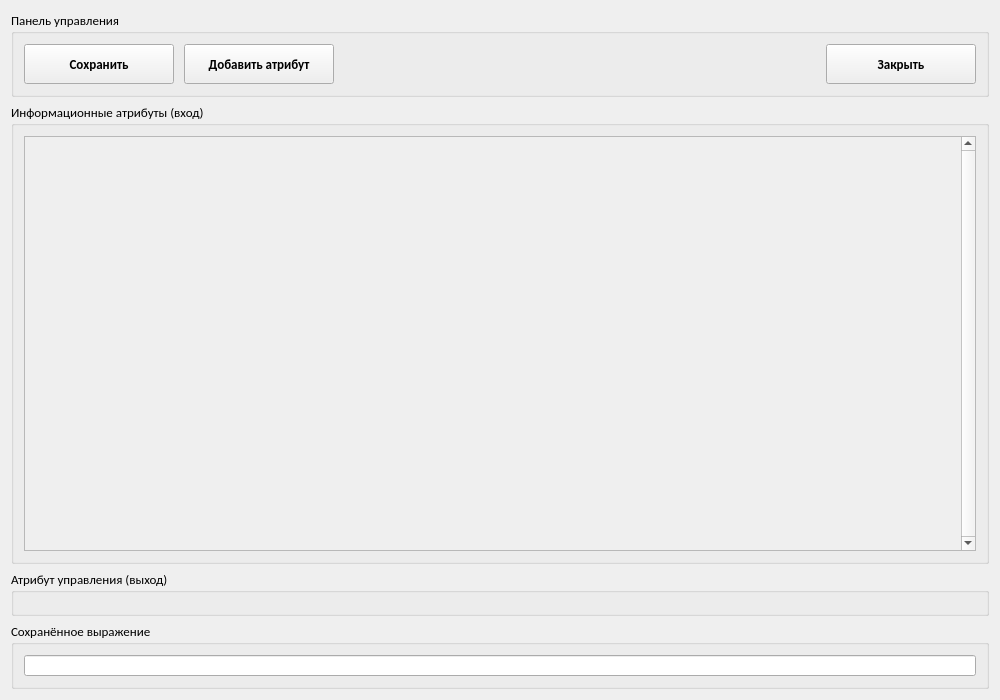
<?xml version="1.0" encoding="UTF-8"?>
<ui version="4.0">
 <class>pp_editor_window</class>
 <widget class="QWidget" name="pp_editor_window">
  <property name="geometry">
   <rect>
    <x>0</x>
    <y>0</y>
    <width>1000</width>
    <height>700</height>
   </rect>
  </property>
  <property name="sizePolicy">
   <sizepolicy hsizetype="Preferred" vsizetype="Preferred">
    <horstretch>0</horstretch>
    <verstretch>0</verstretch>
   </sizepolicy>
  </property>
  <property name="maximumSize">
   <size>
    <width>16777215</width>
    <height>16777215</height>
   </size>
  </property>
  <property name="font">
   <font>
    <family>Calibri</family>
    <pointsize>10</pointsize>
   </font>
  </property>
  <property name="windowTitle">
   <string>Редактор продукционного правила</string>
  </property>
  <layout class="QVBoxLayout" name="verticalLayout_2">
   <item>
    <widget class="QGroupBox" name="groupBox_3">
     <property name="sizePolicy">
      <sizepolicy hsizetype="Preferred" vsizetype="Preferred">
       <horstretch>0</horstretch>
       <verstretch>0</verstretch>
      </sizepolicy>
     </property>
     <property name="minimumSize">
      <size>
       <width>0</width>
       <height>0</height>
      </size>
     </property>
     <property name="maximumSize">
      <size>
       <width>16777215</width>
       <height>16777215</height>
      </size>
     </property>
     <property name="title">
      <string>Панель управления</string>
     </property>
     <layout class="QHBoxLayout" name="horizontalLayout_3">
      <property name="spacing">
       <number>10</number>
      </property>
      <property name="leftMargin">
       <number>10</number>
      </property>
      <property name="topMargin">
       <number>10</number>
      </property>
      <property name="rightMargin">
       <number>10</number>
      </property>
      <property name="bottomMargin">
       <number>10</number>
      </property>
      <item>
       <widget class="QPushButton" name="button_save">
        <property name="sizePolicy">
         <sizepolicy hsizetype="Minimum" vsizetype="Fixed">
          <horstretch>0</horstretch>
          <verstretch>0</verstretch>
         </sizepolicy>
        </property>
        <property name="minimumSize">
         <size>
          <width>150</width>
          <height>40</height>
         </size>
        </property>
        <property name="font">
         <font>
          <weight>75</weight>
          <bold>true</bold>
         </font>
        </property>
        <property name="cursor">
         <cursorShape>PointingHandCursor</cursorShape>
        </property>
        <property name="text">
         <string>Сохранить</string>
        </property>
        <property name="iconSize">
         <size>
          <width>24</width>
          <height>24</height>
         </size>
        </property>
       </widget>
      </item>
      <item>
       <widget class="QPushButton" name="button_add_attribute">
        <property name="sizePolicy">
         <sizepolicy hsizetype="Minimum" vsizetype="Fixed">
          <horstretch>0</horstretch>
          <verstretch>0</verstretch>
         </sizepolicy>
        </property>
        <property name="minimumSize">
         <size>
          <width>150</width>
          <height>40</height>
         </size>
        </property>
        <property name="font">
         <font>
          <weight>75</weight>
          <bold>true</bold>
         </font>
        </property>
        <property name="cursor">
         <cursorShape>PointingHandCursor</cursorShape>
        </property>
        <property name="text">
         <string>Добавить атрибут</string>
        </property>
        <property name="iconSize">
         <size>
          <width>24</width>
          <height>24</height>
         </size>
        </property>
       </widget>
      </item>
      <item>
       <spacer name="horizontalSpacer">
        <property name="orientation">
         <enum>Qt::Horizontal</enum>
        </property>
        <property name="sizeHint" stdset="0">
         <size>
          <width>40</width>
          <height>20</height>
         </size>
        </property>
       </spacer>
      </item>
      <item>
       <widget class="QPushButton" name="button_exit">
        <property name="sizePolicy">
         <sizepolicy hsizetype="Minimum" vsizetype="Fixed">
          <horstretch>0</horstretch>
          <verstretch>0</verstretch>
         </sizepolicy>
        </property>
        <property name="minimumSize">
         <size>
          <width>150</width>
          <height>40</height>
         </size>
        </property>
        <property name="font">
         <font>
          <weight>75</weight>
          <bold>true</bold>
         </font>
        </property>
        <property name="cursor">
         <cursorShape>PointingHandCursor</cursorShape>
        </property>
        <property name="text">
         <string>Закрыть</string>
        </property>
        <property name="iconSize">
         <size>
          <width>24</width>
          <height>24</height>
         </size>
        </property>
       </widget>
      </item>
     </layout>
    </widget>
   </item>
   <item>
    <widget class="QGroupBox" name="groupBox_2">
     <property name="sizePolicy">
      <sizepolicy hsizetype="Preferred" vsizetype="Preferred">
       <horstretch>0</horstretch>
       <verstretch>0</verstretch>
      </sizepolicy>
     </property>
     <property name="title">
      <string>Информационные атрибуты (вход)</string>
     </property>
     <layout class="QVBoxLayout" name="verticalLayout_3">
      <property name="spacing">
       <number>10</number>
      </property>
      <property name="leftMargin">
       <number>10</number>
      </property>
      <property name="topMargin">
       <number>10</number>
      </property>
      <property name="rightMargin">
       <number>10</number>
      </property>
      <property name="bottomMargin">
       <number>10</number>
      </property>
      <item>
       <widget class="QScrollArea" name="scroll_attribute">
        <property name="minimumSize">
         <size>
          <width>0</width>
          <height>0</height>
         </size>
        </property>
        <property name="maximumSize">
         <size>
          <width>16777215</width>
          <height>16777215</height>
         </size>
        </property>
        <property name="font">
         <font>
          <family>Calibri</family>
          <pointsize>10</pointsize>
         </font>
        </property>
        <property name="layoutDirection">
         <enum>Qt::LeftToRight</enum>
        </property>
        <property name="styleSheet">
         <string notr="true"/>
        </property>
        <property name="frameShape">
         <enum>QFrame::StyledPanel</enum>
        </property>
        <property name="verticalScrollBarPolicy">
         <enum>Qt::ScrollBarAlwaysOn</enum>
        </property>
        <property name="horizontalScrollBarPolicy">
         <enum>Qt::ScrollBarAlwaysOff</enum>
        </property>
        <property name="widgetResizable">
         <bool>true</bool>
        </property>
        <property name="alignment">
         <set>Qt::AlignLeading|Qt::AlignLeft|Qt::AlignVCenter</set>
        </property>
        <widget class="QWidget" name="scrollAreaWidgetContents_2">
         <property name="geometry">
          <rect>
           <x>0</x>
           <y>0</y>
           <width>941</width>
           <height>451</height>
          </rect>
         </property>
         <property name="autoFillBackground">
          <bool>true</bool>
         </property>
         <layout class="QVBoxLayout" name="verticalLayout_6">
          <property name="spacing">
           <number>0</number>
          </property>
          <property name="leftMargin">
           <number>0</number>
          </property>
          <property name="topMargin">
           <number>0</number>
          </property>
          <property name="rightMargin">
           <number>0</number>
          </property>
          <property name="bottomMargin">
           <number>0</number>
          </property>
          <item>
           <layout class="QVBoxLayout" name="layout_scroll_attribute">
            <property name="spacing">
             <number>10</number>
            </property>
            <property name="leftMargin">
             <number>10</number>
            </property>
            <property name="topMargin">
             <number>10</number>
            </property>
            <property name="rightMargin">
             <number>10</number>
            </property>
            <property name="bottomMargin">
             <number>10</number>
            </property>
           </layout>
          </item>
          <item>
           <spacer name="vertical_spacer_attribute">
            <property name="orientation">
             <enum>Qt::Vertical</enum>
            </property>
            <property name="sizeHint" stdset="0">
             <size>
              <width>20</width>
              <height>40</height>
             </size>
            </property>
           </spacer>
          </item>
         </layout>
        </widget>
       </widget>
      </item>
     </layout>
    </widget>
   </item>
   <item>
    <widget class="QGroupBox" name="group_output_attribute">
     <property name="sizePolicy">
      <sizepolicy hsizetype="Preferred" vsizetype="Preferred">
       <horstretch>0</horstretch>
       <verstretch>0</verstretch>
      </sizepolicy>
     </property>
     <property name="minimumSize">
      <size>
       <width>0</width>
       <height>0</height>
      </size>
     </property>
     <property name="maximumSize">
      <size>
       <width>16777215</width>
       <height>16777215</height>
      </size>
     </property>
     <property name="title">
      <string>Атрибут управления (выход)</string>
     </property>
     <layout class="QHBoxLayout" name="horizontalLayout_2">
      <property name="spacing">
       <number>10</number>
      </property>
      <property name="leftMargin">
       <number>10</number>
      </property>
      <property name="topMargin">
       <number>10</number>
      </property>
      <property name="rightMargin">
       <number>10</number>
      </property>
      <property name="bottomMargin">
       <number>10</number>
      </property>
      <item>
       <layout class="QVBoxLayout" name="layout_output_attribute">
        <property name="spacing">
         <number>0</number>
        </property>
       </layout>
      </item>
     </layout>
    </widget>
   </item>
   <item>
    <widget class="QGroupBox" name="groupBox">
     <property name="sizePolicy">
      <sizepolicy hsizetype="Preferred" vsizetype="Preferred">
       <horstretch>0</horstretch>
       <verstretch>0</verstretch>
      </sizepolicy>
     </property>
     <property name="minimumSize">
      <size>
       <width>0</width>
       <height>0</height>
      </size>
     </property>
     <property name="maximumSize">
      <size>
       <width>16777215</width>
       <height>16777215</height>
      </size>
     </property>
     <property name="title">
      <string>Сохранённое выражение</string>
     </property>
     <layout class="QHBoxLayout" name="horizontalLayout">
      <property name="spacing">
       <number>10</number>
      </property>
      <property name="leftMargin">
       <number>10</number>
      </property>
      <property name="topMargin">
       <number>10</number>
      </property>
      <property name="rightMargin">
       <number>10</number>
      </property>
      <property name="bottomMargin">
       <number>10</number>
      </property>
      <item>
       <widget class="QLineEdit" name="edit_expression">
        <property name="minimumSize">
         <size>
          <width>0</width>
          <height>21</height>
         </size>
        </property>
        <property name="contextMenuPolicy">
         <enum>Qt::NoContextMenu</enum>
        </property>
        <property name="readOnly">
         <bool>true</bool>
        </property>
       </widget>
      </item>
      <item>
       <layout class="QVBoxLayout" name="verticalLayout_20">
        <property name="spacing">
         <number>5</number>
        </property>
       </layout>
      </item>
     </layout>
    </widget>
   </item>
  </layout>
 </widget>
 <resources/>
 <connections/>
</ui>
